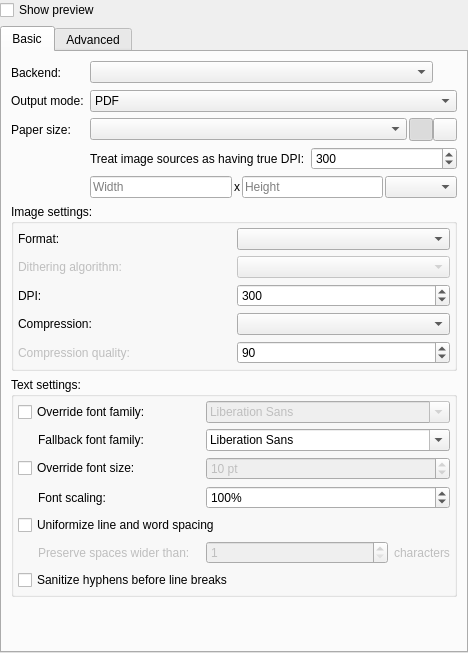
<?xml version="1.0" encoding="UTF-8"?>
<ui version="4.0">
 <class>PdfExportWidget</class>
 <widget class="QWidget" name="PdfExportWidget">
  <property name="geometry">
   <rect>
    <x>0</x>
    <y>0</y>
    <width>468</width>
    <height>653</height>
   </rect>
  </property>
  <property name="windowTitle">
   <string>Form</string>
  </property>
  <layout class="QVBoxLayout" name="verticalLayout">
   <property name="leftMargin">
    <number>0</number>
   </property>
   <property name="topMargin">
    <number>0</number>
   </property>
   <property name="rightMargin">
    <number>0</number>
   </property>
   <property name="bottomMargin">
    <number>0</number>
   </property>
   <item>
    <widget class="QCheckBox" name="checkBoxPreview">
     <property name="text">
      <string>Show preview</string>
     </property>
    </widget>
   </item>
   <item>
    <widget class="QTabWidget" name="tabWidget">
     <property name="currentIndex">
      <number>0</number>
     </property>
     <widget class="QWidget" name="tabBasic">
      <attribute name="title">
       <string>Basic</string>
      </attribute>
      <layout class="QGridLayout" name="gridLayout_6">
       <item row="1" column="0">
        <widget class="QLabel" name="labelOutputMode">
         <property name="text">
          <string>Output mode:</string>
         </property>
        </widget>
       </item>
       <item row="8" column="0">
        <spacer name="verticalSpacer_3">
         <property name="orientation">
          <enum>Qt::Vertical</enum>
         </property>
         <property name="sizeHint" stdset="0">
          <size>
           <width>20</width>
           <height>40</height>
          </size>
         </property>
        </spacer>
       </item>
       <item row="0" column="0">
        <widget class="QLabel" name="labelBackend">
         <property name="text">
          <string>Backend:</string>
         </property>
        </widget>
       </item>
       <item row="1" column="1">
        <widget class="QComboBox" name="comboBoxOutputMode">
         <item>
          <property name="text">
           <string>PDF</string>
          </property>
         </item>
         <item>
          <property name="text">
           <string>PDF with invisible text overlay</string>
          </property>
         </item>
        </widget>
       </item>
       <item row="3" column="1">
        <widget class="QWidget" name="widgetPaperSize_2" native="true">
         <layout class="QHBoxLayout" name="horizontalLayout_4">
          <property name="spacing">
           <number>0</number>
          </property>
          <property name="leftMargin">
           <number>0</number>
          </property>
          <property name="topMargin">
           <number>0</number>
          </property>
          <property name="rightMargin">
           <number>0</number>
          </property>
          <property name="bottomMargin">
           <number>0</number>
          </property>
          <item>
           <widget class="QComboBox" name="comboBoxPaperSize">
            <property name="sizePolicy">
             <sizepolicy hsizetype="Expanding" vsizetype="Fixed">
              <horstretch>0</horstretch>
              <verstretch>0</verstretch>
             </sizepolicy>
            </property>
           </widget>
          </item>
          <item>
           <widget class="QWidget" name="widgetPaperOrientation" native="true">
            <property name="sizePolicy">
             <sizepolicy hsizetype="Maximum" vsizetype="Preferred">
              <horstretch>0</horstretch>
              <verstretch>0</verstretch>
             </sizepolicy>
            </property>
            <layout class="QHBoxLayout" name="horizontalLayout_2">
             <property name="spacing">
              <number>0</number>
             </property>
             <property name="leftMargin">
              <number>2</number>
             </property>
             <property name="topMargin">
              <number>0</number>
             </property>
             <property name="rightMargin">
              <number>0</number>
             </property>
             <property name="bottomMargin">
              <number>0</number>
             </property>
             <item>
              <widget class="QToolButton" name="toolButtonPortrait">
               <property name="toolTip">
                <string>Portrait</string>
               </property>
               <property name="icon">
                <iconset resource="gimagereader.qrc">
                 <normaloff>:/icons/portrait</normaloff>:/icons/portrait</iconset>
               </property>
               <property name="checkable">
                <bool>true</bool>
               </property>
               <property name="checked">
                <bool>true</bool>
               </property>
               <property name="autoExclusive">
                <bool>true</bool>
               </property>
              </widget>
             </item>
             <item>
              <widget class="QToolButton" name="toolButtonLandscape">
               <property name="toolTip">
                <string>Landscape</string>
               </property>
               <property name="icon">
                <iconset resource="gimagereader.qrc">
                 <normaloff>:/icons/landscape</normaloff>:/icons/landscape</iconset>
               </property>
               <property name="checkable">
                <bool>true</bool>
               </property>
               <property name="autoExclusive">
                <bool>true</bool>
               </property>
              </widget>
             </item>
            </layout>
           </widget>
          </item>
         </layout>
        </widget>
       </item>
       <item row="3" column="0">
        <widget class="QLabel" name="labelPaperSize">
         <property name="text">
          <string>Paper size:</string>
         </property>
        </widget>
       </item>
       <item row="0" column="1">
        <widget class="QWidget" name="widgetBackend" native="true">
         <layout class="QHBoxLayout" name="horizontalLayout_3">
          <property name="spacing">
           <number>0</number>
          </property>
          <property name="leftMargin">
           <number>0</number>
          </property>
          <property name="topMargin">
           <number>0</number>
          </property>
          <property name="rightMargin">
           <number>0</number>
          </property>
          <property name="bottomMargin">
           <number>0</number>
          </property>
          <item>
           <widget class="QComboBox" name="comboBoxBackend"/>
          </item>
          <item>
           <widget class="QToolButton" name="toolButtonBackendHint">
            <property name="icon">
             <iconset theme="help-hint">
              <normaloff>.</normaloff>.</iconset>
            </property>
            <property name="checkable">
             <bool>false</bool>
            </property>
            <property name="autoRaise">
             <bool>true</bool>
            </property>
           </widget>
          </item>
         </layout>
        </widget>
       </item>
       <item row="5" column="1">
        <widget class="QWidget" name="widgetPaperSize" native="true">
         <layout class="QHBoxLayout" name="horizontalLayout">
          <property name="spacing">
           <number>2</number>
          </property>
          <property name="leftMargin">
           <number>0</number>
          </property>
          <property name="topMargin">
           <number>0</number>
          </property>
          <property name="rightMargin">
           <number>0</number>
          </property>
          <property name="bottomMargin">
           <number>0</number>
          </property>
          <item>
           <widget class="QLineEdit" name="lineEditPaperHeight">
            <property name="placeholderText">
             <string>Width</string>
            </property>
           </widget>
          </item>
          <item>
           <widget class="QLabel" name="labelX">
            <property name="text">
             <string notr="true">x</string>
            </property>
           </widget>
          </item>
          <item>
           <widget class="QLineEdit" name="lineEditPaperWidth">
            <property name="placeholderText">
             <string>Height</string>
            </property>
           </widget>
          </item>
          <item>
           <widget class="QComboBox" name="comboBoxPaperSizeUnit"/>
          </item>
         </layout>
        </widget>
       </item>
       <item row="6" column="0" colspan="2">
        <widget class="QGroupBox" name="groupBoxImage">
         <property name="title">
          <string>Image settings:</string>
         </property>
         <property name="flat">
          <bool>false</bool>
         </property>
         <layout class="QGridLayout" name="gridLayout_2">
          <property name="leftMargin">
           <number>4</number>
          </property>
          <property name="topMargin">
           <number>4</number>
          </property>
          <property name="rightMargin">
           <number>4</number>
          </property>
          <property name="bottomMargin">
           <number>4</number>
          </property>
          <item row="2" column="1">
           <widget class="QSpinBox" name="spinBoxDpi">
            <property name="minimum">
             <number>50</number>
            </property>
            <property name="maximum">
             <number>1200</number>
            </property>
            <property name="singleStep">
             <number>10</number>
            </property>
            <property name="value">
             <number>300</number>
            </property>
           </widget>
          </item>
          <item row="4" column="0">
           <widget class="QLabel" name="labelCompressionQuality">
            <property name="enabled">
             <bool>false</bool>
            </property>
            <property name="text">
             <string>Compression quality:</string>
            </property>
           </widget>
          </item>
          <item row="2" column="0">
           <widget class="QLabel" name="labelDpi">
            <property name="text">
             <string>DPI:</string>
            </property>
           </widget>
          </item>
          <item row="0" column="1">
           <widget class="QComboBox" name="comboBoxImageFormat"/>
          </item>
          <item row="4" column="1">
           <widget class="QSpinBox" name="spinBoxCompressionQuality">
            <property name="maximum">
             <number>100</number>
            </property>
            <property name="value">
             <number>90</number>
            </property>
           </widget>
          </item>
          <item row="3" column="1">
           <widget class="QComboBox" name="comboBoxImageCompression"/>
          </item>
          <item row="0" column="0">
           <widget class="QLabel" name="labelImageFormat">
            <property name="text">
             <string>Format:</string>
            </property>
           </widget>
          </item>
          <item row="3" column="0">
           <widget class="QLabel" name="labelImageCompression">
            <property name="text">
             <string>Compression:</string>
            </property>
           </widget>
          </item>
          <item row="1" column="0">
           <widget class="QLabel" name="labelDithering">
            <property name="enabled">
             <bool>false</bool>
            </property>
            <property name="text">
             <string>Dithering algorithm:</string>
            </property>
           </widget>
          </item>
          <item row="1" column="1">
           <widget class="QComboBox" name="comboBoxDithering">
            <property name="enabled">
             <bool>false</bool>
            </property>
           </widget>
          </item>
         </layout>
        </widget>
       </item>
       <item row="7" column="0" colspan="2">
        <widget class="QGroupBox" name="groupBoxText">
         <property name="title">
          <string>Text settings:</string>
         </property>
         <layout class="QGridLayout" name="gridLayout_3">
          <property name="leftMargin">
           <number>4</number>
          </property>
          <property name="topMargin">
           <number>4</number>
          </property>
          <property name="rightMargin">
           <number>4</number>
          </property>
          <property name="bottomMargin">
           <number>4</number>
          </property>
          <item row="2" column="0">
           <widget class="QCheckBox" name="checkBoxFontSize">
            <property name="text">
             <string>Override font size:</string>
            </property>
           </widget>
          </item>
          <item row="0" column="0">
           <widget class="QCheckBox" name="checkBoxFontFamily">
            <property name="text">
             <string>Override font family:</string>
            </property>
           </widget>
          </item>
          <item row="0" column="1" colspan="2">
           <widget class="QFontComboBox" name="comboBoxFontFamily">
            <property name="enabled">
             <bool>false</bool>
            </property>
           </widget>
          </item>
          <item row="5" column="0">
           <widget class="QLabel" name="labelPreserve">
            <property name="enabled">
             <bool>false</bool>
            </property>
            <property name="text">
             <string>Preserve spaces wider than:</string>
            </property>
            <property name="margin">
             <number>0</number>
            </property>
            <property name="indent">
             <number>20</number>
            </property>
           </widget>
          </item>
          <item row="3" column="0">
           <widget class="QLabel" name="labelFontScaling">
            <property name="enabled">
             <bool>true</bool>
            </property>
            <property name="text">
             <string>Font scaling:</string>
            </property>
            <property name="indent">
             <number>20</number>
            </property>
           </widget>
          </item>
          <item row="5" column="1">
           <widget class="QSpinBox" name="spinBoxPreserve">
            <property name="enabled">
             <bool>false</bool>
            </property>
            <property name="sizePolicy">
             <sizepolicy hsizetype="Preferred" vsizetype="Fixed">
              <horstretch>0</horstretch>
              <verstretch>0</verstretch>
             </sizepolicy>
            </property>
            <property name="minimum">
             <number>1</number>
            </property>
           </widget>
          </item>
          <item row="5" column="2">
           <widget class="QLabel" name="labelPreserveCharacters">
            <property name="enabled">
             <bool>false</bool>
            </property>
            <property name="sizePolicy">
             <sizepolicy hsizetype="Maximum" vsizetype="Preferred">
              <horstretch>0</horstretch>
              <verstretch>0</verstretch>
             </sizepolicy>
            </property>
            <property name="text">
             <string>characters</string>
            </property>
           </widget>
          </item>
          <item row="3" column="1" colspan="2">
           <widget class="QSpinBox" name="spinFontScaling">
            <property name="enabled">
             <bool>true</bool>
            </property>
            <property name="sizePolicy">
             <sizepolicy hsizetype="Preferred" vsizetype="Fixed">
              <horstretch>0</horstretch>
              <verstretch>0</verstretch>
             </sizepolicy>
            </property>
            <property name="suffix">
             <string notr="true">%</string>
            </property>
            <property name="minimum">
             <number>50</number>
            </property>
            <property name="maximum">
             <number>200</number>
            </property>
            <property name="value">
             <number>100</number>
            </property>
           </widget>
          </item>
          <item row="4" column="0" colspan="3">
           <widget class="QCheckBox" name="checkBoxUniformizeSpacing">
            <property name="text">
             <string>Uniformize line and word spacing</string>
            </property>
           </widget>
          </item>
          <item row="2" column="1" colspan="2">
           <widget class="QSpinBox" name="spinBoxFontSize">
            <property name="enabled">
             <bool>false</bool>
            </property>
            <property name="suffix">
             <string> pt</string>
            </property>
            <property name="minimum">
             <number>1</number>
            </property>
            <property name="value">
             <number>10</number>
            </property>
           </widget>
          </item>
          <item row="1" column="0">
           <widget class="QLabel" name="labelFallbackFontFamily">
            <property name="text">
             <string>Fallback font family:</string>
            </property>
            <property name="indent">
             <number>20</number>
            </property>
           </widget>
          </item>
          <item row="1" column="1" colspan="2">
           <widget class="QFontComboBox" name="comboBoxFallbackFontFamily"/>
          </item>
          <item row="6" column="0" colspan="3">
           <widget class="QCheckBox" name="checkBoxSanitizeHyphens">
            <property name="text">
             <string>Sanitize hyphens before line breaks</string>
            </property>
           </widget>
          </item>
         </layout>
        </widget>
       </item>
       <item row="4" column="1">
        <widget class="QWidget" name="widgetPaperSizeDpi" native="true">
         <layout class="QHBoxLayout" name="horizontalLayout_5">
          <property name="spacing">
           <number>6</number>
          </property>
          <property name="leftMargin">
           <number>0</number>
          </property>
          <property name="topMargin">
           <number>0</number>
          </property>
          <property name="rightMargin">
           <number>0</number>
          </property>
          <property name="bottomMargin">
           <number>0</number>
          </property>
          <item>
           <widget class="QLabel" name="labelPaperSizeDpi">
            <property name="text">
             <string>Treat image sources as having true DPI:</string>
            </property>
           </widget>
          </item>
          <item>
           <widget class="QSpinBox" name="spinBoxPaperSizeDpi">
            <property name="minimum">
             <number>50</number>
            </property>
            <property name="maximum">
             <number>1200</number>
            </property>
            <property name="singleStep">
             <number>10</number>
            </property>
            <property name="value">
             <number>300</number>
            </property>
           </widget>
          </item>
         </layout>
        </widget>
       </item>
      </layout>
     </widget>
     <widget class="QWidget" name="tabAdvanced">
      <attribute name="title">
       <string>Advanced</string>
      </attribute>
      <layout class="QGridLayout" name="gridLayout_7">
       <item row="0" column="0">
        <widget class="QLabel" name="labelPdfVersion">
         <property name="text">
          <string>PDF version:</string>
         </property>
        </widget>
       </item>
       <item row="0" column="1">
        <widget class="QComboBox" name="comboBoxPdfVersion"/>
       </item>
       <item row="2" column="0" colspan="2">
        <widget class="QGroupBox" name="groupBoxEncryption">
         <property name="title">
          <string>Encryption (optional):</string>
         </property>
         <layout class="QGridLayout" name="gridLayout_5">
          <item row="0" column="0">
           <widget class="QLabel" name="labelPasswordOpen">
            <property name="text">
             <string>Password:</string>
            </property>
           </widget>
          </item>
          <item row="0" column="1">
           <widget class="QLineEdit" name="lineEditPasswordOpen">
            <property name="sizePolicy">
             <sizepolicy hsizetype="Preferred" vsizetype="Fixed">
              <horstretch>0</horstretch>
              <verstretch>0</verstretch>
             </sizepolicy>
            </property>
            <property name="echoMode">
             <enum>QLineEdit::Password</enum>
            </property>
            <property name="dragEnabled">
             <bool>true</bool>
            </property>
           </widget>
          </item>
          <item row="1" column="0">
           <widget class="QLabel" name="labelConfirmPasswordOpen">
            <property name="text">
             <string>Confirm password:</string>
            </property>
           </widget>
          </item>
          <item row="1" column="1">
           <widget class="QLineEdit" name="lineEditConfirmPasswordOpen">
            <property name="sizePolicy">
             <sizepolicy hsizetype="Preferred" vsizetype="Fixed">
              <horstretch>0</horstretch>
              <verstretch>0</verstretch>
             </sizepolicy>
            </property>
            <property name="echoMode">
             <enum>QLineEdit::Password</enum>
            </property>
            <property name="dragEnabled">
             <bool>true</bool>
            </property>
           </widget>
          </item>
         </layout>
        </widget>
       </item>
       <item row="3" column="0" colspan="2">
        <widget class="QGroupBox" name="groupBoxAdditionaInfo">
         <property name="baseSize">
          <size>
           <width>0</width>
           <height>0</height>
          </size>
         </property>
         <property name="title">
          <string>Additional information (optional):</string>
         </property>
         <layout class="QGridLayout" name="gridLayout_4">
          <item row="0" column="0">
           <widget class="QLabel" name="labelAuthor">
            <property name="text">
             <string>Author:</string>
            </property>
           </widget>
          </item>
          <item row="0" column="1">
           <widget class="QLineEdit" name="lineEditAuthor"/>
          </item>
          <item row="0" column="2">
           <widget class="QLabel" name="labelCreator">
            <property name="text">
             <string>Creator:</string>
            </property>
           </widget>
          </item>
          <item row="0" column="3">
           <widget class="QLineEdit" name="lineEditCreator"/>
          </item>
          <item row="1" column="0">
           <widget class="QLabel" name="labelTitle">
            <property name="text">
             <string>Title:</string>
            </property>
           </widget>
          </item>
          <item row="1" column="1">
           <widget class="QLineEdit" name="lineEditTitle"/>
          </item>
          <item row="1" column="2">
           <widget class="QLabel" name="labelProducer">
            <property name="text">
             <string>Producer:</string>
            </property>
           </widget>
          </item>
          <item row="1" column="3">
           <widget class="QLineEdit" name="lineEditProducer"/>
          </item>
          <item row="2" column="0">
           <widget class="QLabel" name="labelSubject">
            <property name="text">
             <string>Subject:</string>
            </property>
           </widget>
          </item>
          <item row="2" column="1">
           <widget class="QLineEdit" name="lineEditSubject"/>
          </item>
          <item row="2" column="2">
           <widget class="QLabel" name="labelKeywords">
            <property name="text">
             <string>Keywords:</string>
            </property>
           </widget>
          </item>
          <item row="2" column="3">
           <widget class="QLineEdit" name="lineEditKeywords"/>
          </item>
         </layout>
        </widget>
       </item>
       <item row="5" column="0" colspan="2">
        <widget class="QPushButton" name="pushButtonImport">
         <property name="text">
          <string>Import from current source</string>
         </property>
        </widget>
       </item>
       <item row="6" column="0" colspan="2">
        <spacer name="verticalSpacer_2">
         <property name="orientation">
          <enum>Qt::Vertical</enum>
         </property>
         <property name="sizeHint" stdset="0">
          <size>
           <width>20</width>
           <height>40</height>
          </size>
         </property>
        </spacer>
       </item>
      </layout>
     </widget>
    </widget>
   </item>
  </layout>
 </widget>
 <resources>
  <include location="gimagereader.qrc"/>
 </resources>
 <connections/>
</ui>
